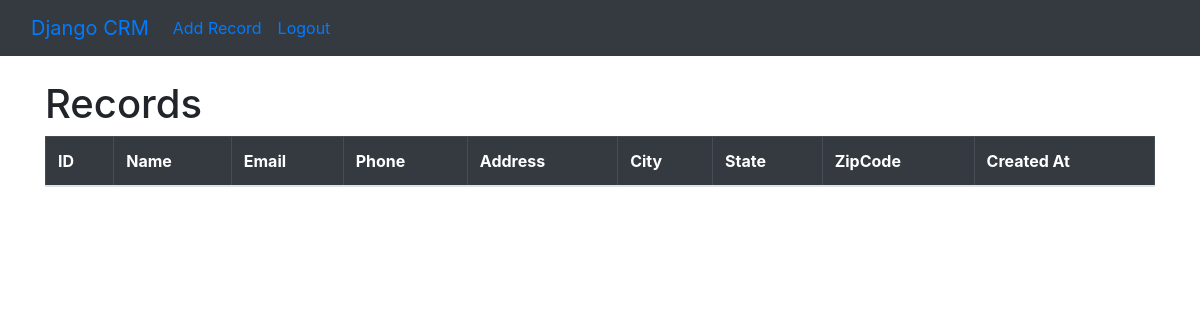
The app's page / (signed in), older data.
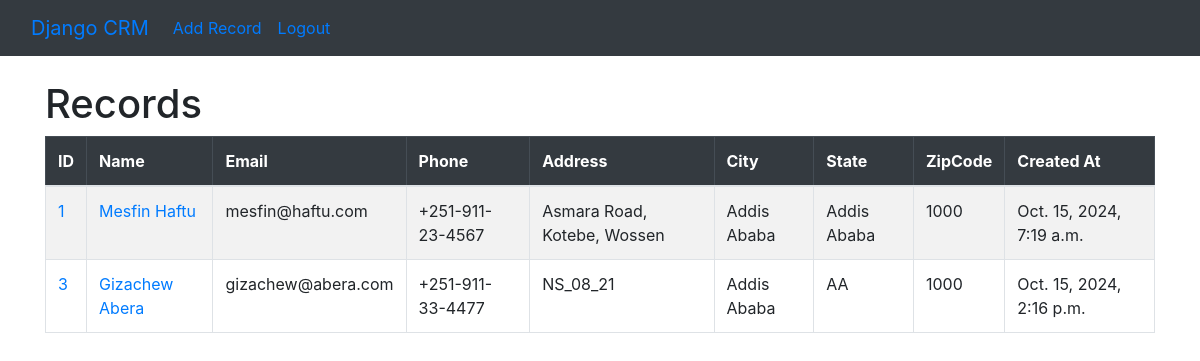
The same page, newer data.
### website/models.py (models this page shows, shortened)
class Record(models.Model):
    first_name = models.CharField(max_length=100)
    last_name = models.CharField(max_length=100)
    email = models.CharField(max_length=100)
    phone = models.CharField(max_length=100)
    address = models.CharField(max_length=100)
    city = models.CharField(max_length=100)
    state = models.CharField(max_length=100)
    zipcode = models.CharField(max_length=100)
    created_at = models.DateTimeField(auto_now_add=True)

### website/views.py (the view)
# urls.py: 2. Add a URL to urlpatterns:  path('', views.home, name='home')
def home(request):
    records = Record.objects.all()
    if request.method == 'POST':
        username = request.POST['username']
        password = request.POST['password']
        user = authenticate(request, username=username, password=password)
        if user is not None:
            login(request, user)
            messages.success(request, "You Have been logged in")
            return redirect('home')
        else:
            messages.error(request, "There was an error logging in, Try again... ")
            return redirect('home')
    else:
        return render(request,"home.html", {'records':records})

### website/templates/home.html (shortened to what this page needs)
{% extends "base.html" %}
{% block content %}
    <div>
        {% if user.is_authenticated %}
            <h1>Records</h1>
            <table class="table table-striped table-hover table-bordered">
                <thead class="table-dark">
                  <tr>
                    <th scope="col">ID</th>
                    <th scope="col">Name</th>
                    <th scope="col">Email</th>
                    <th scope="col">Phone</th>
                    <th scope="col">Address</th>
                    <th scope="col">City</th>
                    <th scope="col">State</th>
                    <th scope="col">ZipCode</th>
                    <th scope="col">Created At</th>
                  </tr>
                </thead>
                <tbody>
                    {% if records %}
                        {% for record in records %}
                            <tr>
                            <td><a href="{% url 'record' record.id %}">{{ record.id }}</a></td>
                            <td><a href="{% url 'record' record.id %}">{{ record.first_name }} {{ record.last_name }}</a></td>
                            <td>{{ record.email }}</td>
                            <td>{{ record.phone }}</td>
                            <td>{{ record.address }}</td>
                            <td>{{ record.city }}</td>
                            <td>{{ record.state }}</td>
                            <td>{{ record.zipcode }}</td>
                            <td>{{ record.created_at }}</td>
                            </tr>
                        {% endfor %}
                    {% endif %}
                </tbody>
            </table>
        {% endif %}
{% endblock %}

### website/templates/base.html (shortened to what this page needs)
<!DOCTYPE html>
<html lang="en">
  <head>
    <link rel="stylesheet" href="https://stackpath.bootstrapcdn.com/bootstrap/4.3.1/css/bootstrap.min.css"  rel="stylesheet" />
  </head>
  <body>
    {% include 'navbar.html' %}
      <div class="container">
        <br/>
      </div>
    <div class="container">{% block content %} {% endblock %}</div>
  </body>
</html>

### website/templates/navbar.html (shortened to what this page needs)
<nav class="navbar navbar-expand-lg navbar-darg bg-dark">
    <div class="container-fluid">
      <a class="navbar-brand" href="{% url 'home' %}">Django CRM</a>
      <div class="collapse navbar-collapse" id="navbarSupportedContent">
        <ul class="navbar-nav me-auto mb-2 mb-lg-0">
          {% if user.is_authenticated %}
            <li class="nav-item">
              <a class="nav-link" href="{% url 'add_record' %}">Add Record</a>
            </li>
            <li class="nav-item">
              <a class="nav-link" href="{% url 'logout' %}">Logout</a>
            </li>
          {% endif %}
        </ul>
      </div>
    </div>
</nav>

Row changes from the older to the newer data that the page shows:
added Record: id "1", first_name "Mesfin", last_name "Haftu", email "mesfin@haftu.com", phone "+251-911-23-4567", address "Asmara Road, Kotebe, Wossen", city "Addis Ababa", state "Addis Ababa", zipcode "1000", created_at "Oct. 15, 2024, 7:19 a.m."
added Record: id "3", first_name "Gizachew", last_name "Abera", email "gizachew@abera.com", phone "+251-911-33-4477", address "NS_08_21", city "Addis Ababa", state "AA", zipcode "1000", created_at "Oct. 15, 2024, 2:16 p.m."
